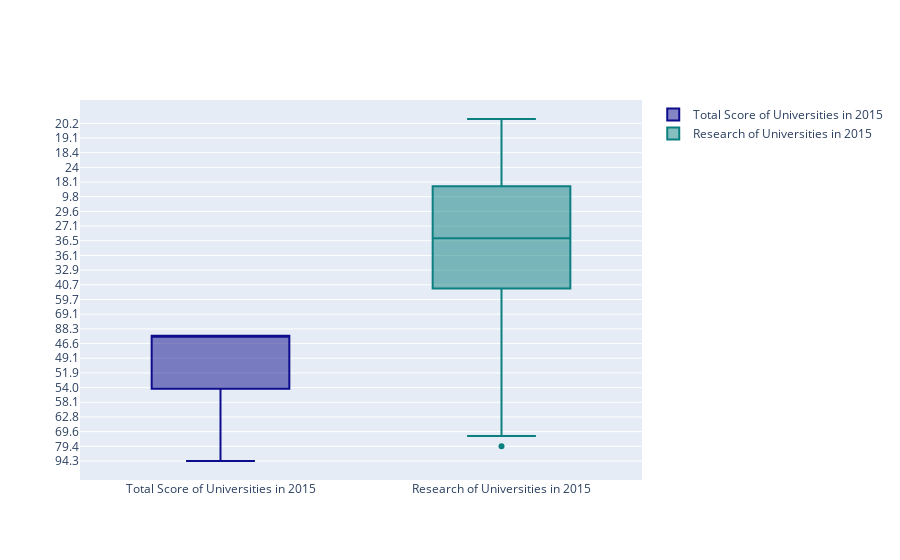

This figure's notebook cell:
### Markdown cell above
Points to consider when using box plot:

Data Structure: Box plot is suitable for continuous (quantitative) data. When used with categorical (qualitative) data, a separate box plot can be created for each category.

Understanding Data Distribution: The box plot shows summary statistics such as median, first and third quartiles, but not the full details of the data distribution (e.g., whether there is a mode or bimodal distribution).

In summary, a box plot is used to visualise the summary statistics of a data set, to detect outliers and to make comparisons between different groups or categories.

Now let's draw a box plot with plotly. With this piece of code, we will draw two Box Plot graphs for the total scores (total_score) and research scores (research) of universities in 2015. With these Box Plots, we will get visual information about the summary statistics of the data (median, quartiles, minimum, maximum and outliers).
___

### Code cell
# 1. Assigns the data for the year 2015 to the variable x2015.
x2015 = timesData[timesData.year == 2015]

# 2. Creates a Box Plot using the x2015.total_score data.
trace0 = go.Box(
    y=x2015.total_score,  # Specifies the data to be displayed on the y-axis of the Box Plot.
    name = 'Total Score of Universities in 2015',  # Specifies the name of the plot.
    marker = dict(color = 'rgb(12, 12, 140)')  # Specifies the color of the plot.
)

# 3. Creates a Box Plot using the x2015.research data.
trace1 = go.Box(
    y=x2015.research,  # Specifies the data to be displayed on the y-axis of the Box Plot.
    name = 'Research of Universities in 2015',  # Specifies the name of the plot.
    marker = dict(color = 'rgb(12, 128, 128)')  # Specifies the color of the plot.
)

# 4. Collects the created Box Plots into a list.
data = [trace0, trace1]

# 5. Plots the created Box Plots.
iplot(data)

### Figure 1 — Plotly figure (JSON) as saved in the notebook; plotly's stock layout.template omitted (floating-point values rounded to 4 significant figures; data arrays with more than 128 entries replaced by an {"elided": "..."} marker saying what was removed)
{"data": [{"marker": {"color": "rgb(12, 12, 140)"}, "name": "Total Score of Universities in 2015", "type": "box", "y": {"elided": "401 str values"}}, {"marker": {"color": "rgb(12, 128, 128)"}, "name": "Research of Universities in 2015", "type": "box", "y": {"elided": "401 float values"}}], "layout": {}}
